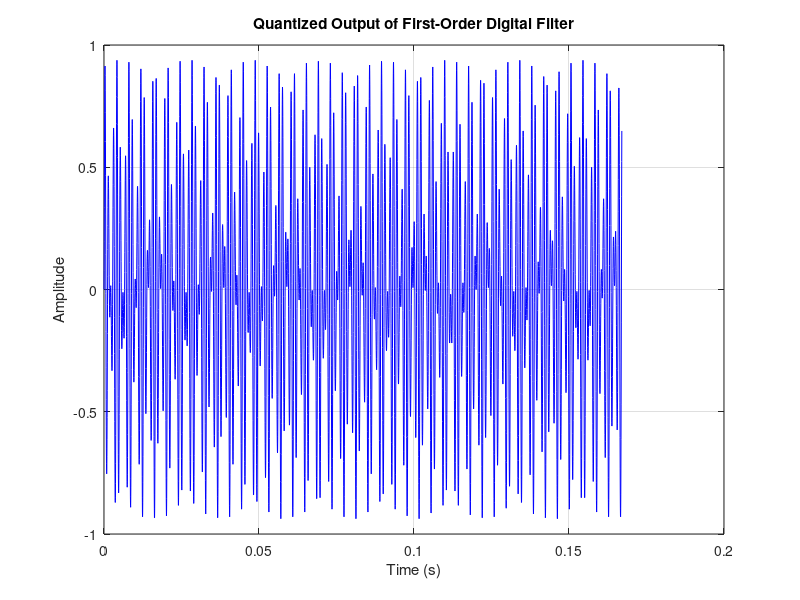
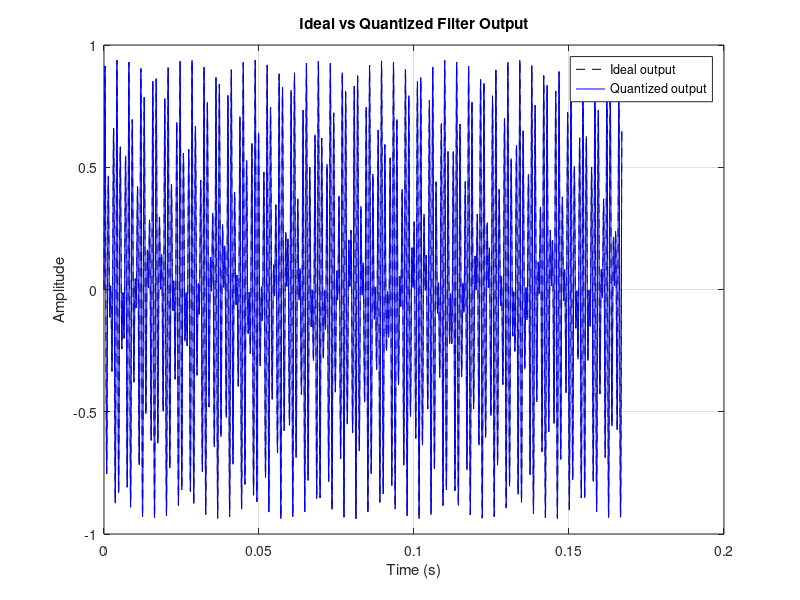
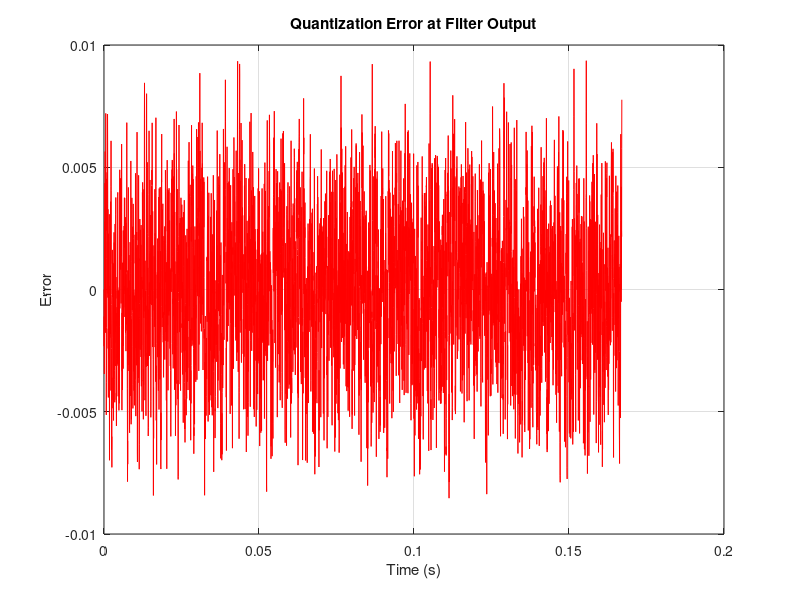
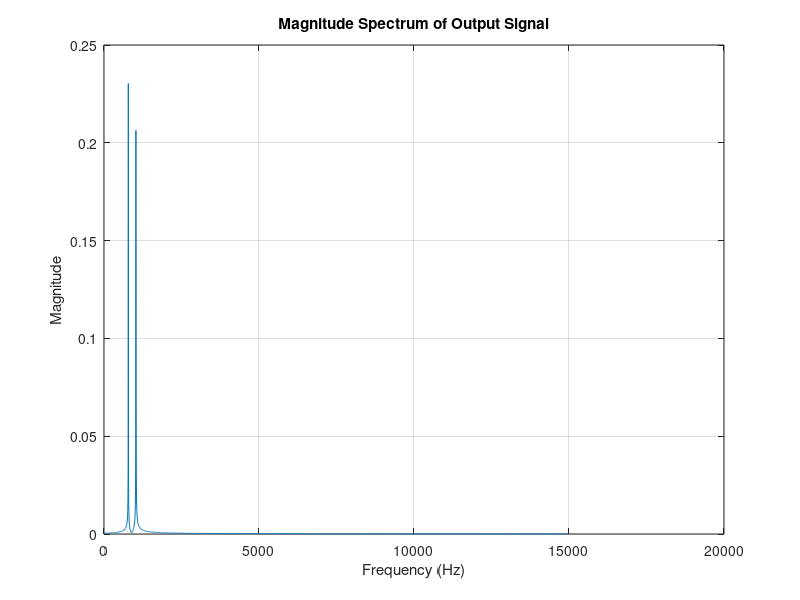

Source code (MATLAB) for these figures, in order:
%Sample at Hz and generate a discrete-time signal with
%N=5000 samples in MATLAB (The frequencies, including the sampling frequency, are chosen to make the
%sampling process as arbitrarily as possible). Then quantize the signal by rounding the samples to D=7 bits.
%The rounding can be done by this command in MATLAB: round(x*2^D)/2^D. Find the error between
%the original sampled signal and its quantized version. This error would be quantization error (noise).
fs = 29927;
N = 5000;
n = 0:N-1;
t = n/fs;

a = 0.6;
D = 8;

x = 0.1*sin(2*pi*785*t) + 0.1*sin(2*pi*1031*t);

x_inf = max(abs(x));
K = (1 - abs(a)) / x_inf;

fprintf('||x||_inf = %.10f\n', x_inf);
fprintf('K = %.10f\n', K);

% Quantizer
Q = @(v) round(v * 2^D) / 2^D;

% Quantized input signal
xq = Q(x);

% Quantized filter output
yq = zeros(1, N);

for i = 2:N
    mult_in = Q(K * xq(i));        % quantized multiplier output for input branch
    mult_fb = Q(a * yq(i-1));      % quantized multiplier output for feedback branch
    yq(i) = Q(mult_in + mult_fb);  % quantized adder output
end

figure;
plot(t, yq, 'b');
xlabel('Time (s)');
ylabel('Amplitude');
title('Quantized Output of First-Order Digital Filter');
grid on;

%% Step 4
y_ideal = zeros(1, N);

for i = 2:N
    y_ideal(i) = K*x(i) + a*y_ideal(i-1);
end

figure;
plot(t, y_ideal, 'k--'); hold on;
plot(t, yq, 'b');
xlabel('Time (s)');
ylabel('Amplitude');
title('Ideal vs Quantized Filter Output');
legend('Ideal output', 'Quantized output');
grid on;

e_out = y_ideal - yq;

figure;
plot(t, e_out, 'r');
xlabel('Time (s)');
ylabel('Error');
title('Quantization Error at Filter Output');
grid on;

%% Step 5
% Noise power at output
noise_power = var(e_out);

% Ideal output signal power
signal_power = var(y_ideal);

% Quantization SNR
SNR_dB = 10 * log10(signal_power / noise_power);

fprintf('Ideal output power: %.10f\n', signal_power);
fprintf('Output noise power: %.10f\n', noise_power);
fprintf('Quantization SNR:   %.10f dB\n', SNR_dB);

% TODO Step 6

% Step 7
spec_y = fft(y_ideal)/N;   % normalize
f = (0:N-1)*(fs/N);

figure;
plot(f(1:N/2), abs(spec_y(1:N/2)));
xlabel('Frequency (Hz)');
ylabel('Magnitude');
title('Magnitude Spectrum of Output Signal');
grid on;
